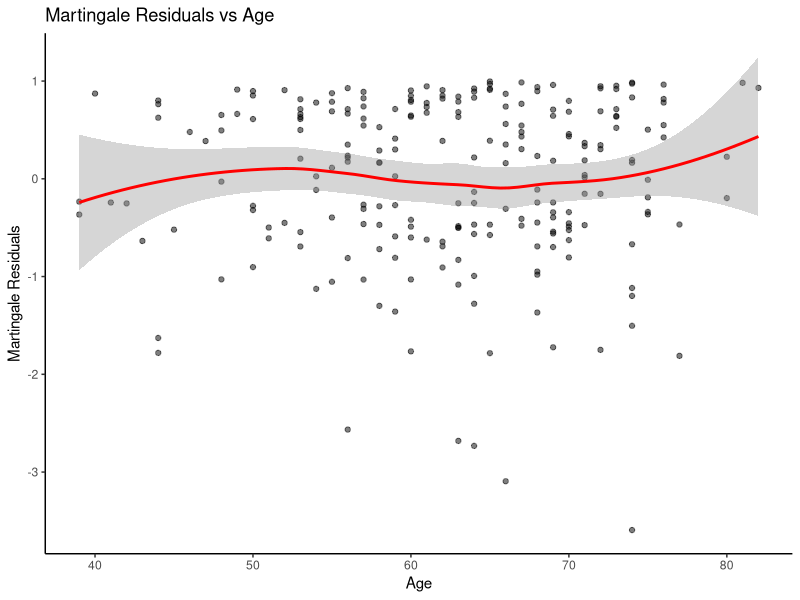
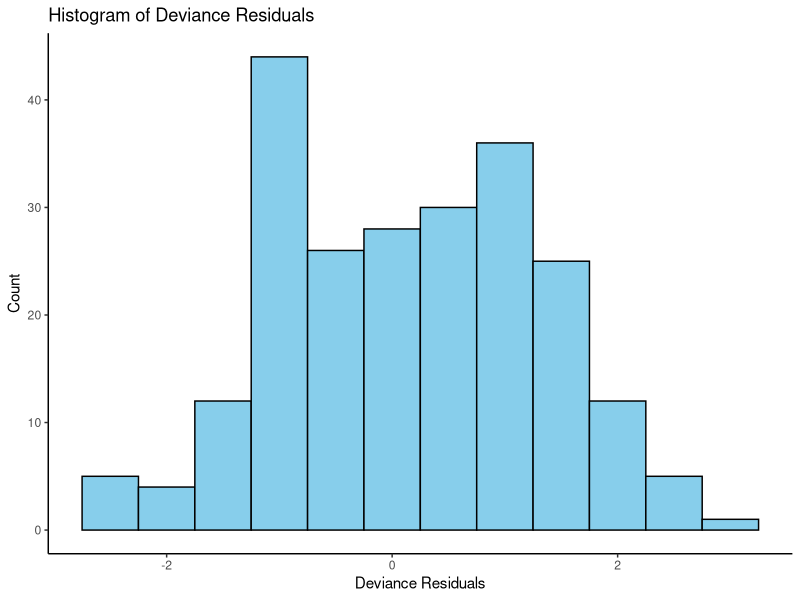

These figures' R source, in order: (Note: this script raises an error after producing the figures.)
## ---- chunk 1

library(survival)
library(ggplot2)

# 예제 데이터
data(lung)

# Cox 모델 적합
cox_model <- coxph(Surv(time, status) ~ age, data = lung)

# 마팅게일 잔차 계산
lung$resid_martingale <- residuals(cox_model, type = "martingale")

# 마팅게일 잔차 vs 연령 그래프
ggplot(lung, aes(x = age, y = resid_martingale)) +
  geom_point(alpha = 0.5) +  # 산점도
  geom_smooth(method = "loess", color = "red") +  # 부드러운 곡선
  theme_classic() +
  labs(title = "Martingale Residuals vs Age",
       x = "Age",
       y = "Martingale Residuals")
## ---- chunk 2
lung$resid_deviance <- residuals(cox_model, type = "deviance")

# 히스토그램
ggplot(lung, aes(x = resid_deviance)) +
  geom_histogram(binwidth = 0.5, fill = "skyblue", color = "black") +
  theme_classic() +
  labs(title = "Histogram of Deviance Residuals",
       x = "Deviance Residuals",
       y = "Count")


## ---- chunk 3
# 스코엔펠드 잔차 계산
schoenfeld_resid <- residuals(cox_model, type = "schoenfeld")

# 스코엔펠드 잔차 시각화
ggcoxzph(cox.zph(cox_model))


## ---- chunk 4

dfbeta_resid <- residuals(cox_model, type = "dfbeta")

# 첫 번째 변수(age)에 대한 영향력 평가
ggplot(lung, aes(x = seq_along(dfbeta_resid[, "age"]), y = dfbeta_resid[, "age"])) +
  geom_point(alpha = 0.5) +
  geom_hline(yintercept = c(-0.2, 0.2), col = "red", linetype = "dashed") +
  theme_classic() +
  labs(title = "DFBETA Residuals for Age",
       x = "Observation Index",
       y = "DFBETA for Age")

## ---- chunk 5

# 예측할 연령 범위 생성 (30세~80세)
age_seq <- seq(30, 80, by = 1)

# HR 예측값 계산
predicted_hr <- predict(cox_model, newdata = data.frame(age = age_seq), type = "risk")

# 데이터 프레임 변환
hr_data <- data.frame(age = age_seq, hazard_ratio = predicted_hr)

# HR 곡선 플로팅
ggplot(hr_data, aes(x = age, y = hazard_ratio)) +
  geom_line(color = "blue", size = 1) +  # HR 곡선
  geom_vline(xintercept = 50, linetype = "dashed", color = "red") +  # 50세 기준선
  theme_classic() +
  labs(title = "Hazard Ratio by Age",
       x = "Age",
       y = "Relative Hazard Ratio (HR)")

